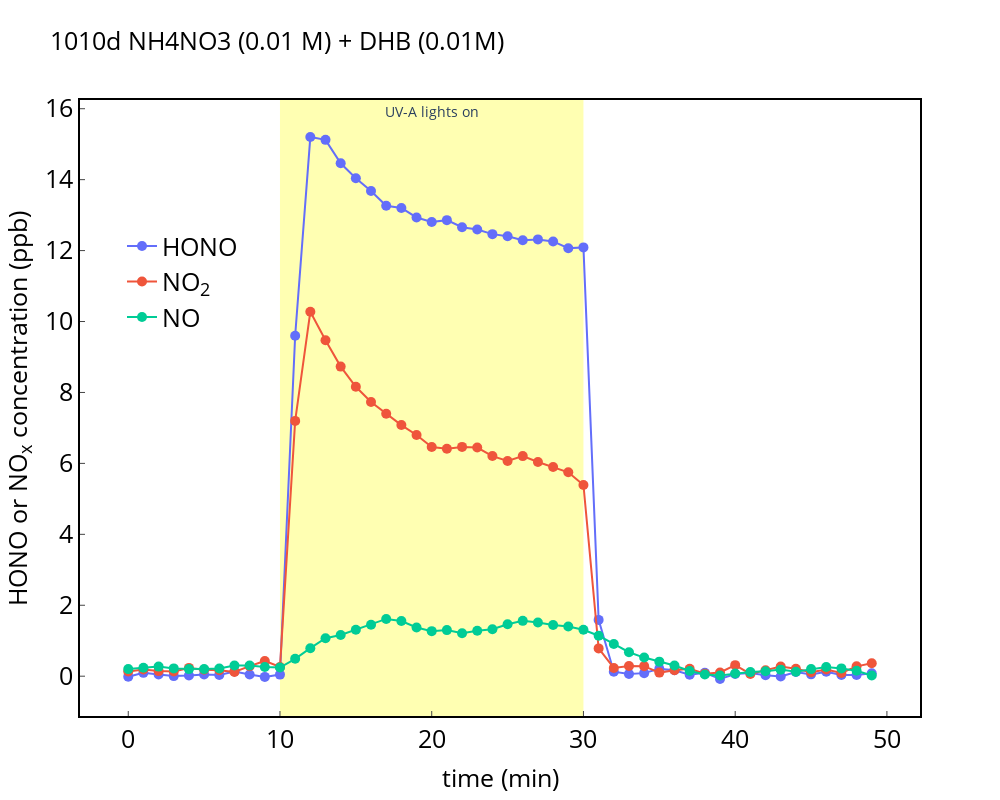

This figure's notebook cell:
### Code cell
nox_path='data/T200_NOx_/2023-10-10_08.15.10_PC14751_T200_NOx.dat'
no2_path='data/NO2_ICAD/2023_10_10_Channel1_Data.dat'
hono_path='data/HONO_ICAD/2023_10_10_Channel1_Data.dat'
# rh_path='data/Humidity_Sensors_/2023-10-05_09.11.20_PC14751_Humidity_Sensors.dat'
rh_path='data/Humidity_Sensors_/2023-10-10_08.15.07_PC14751_Humidity_Sensors.dat'
hono=pd.read_csv(hono_path,sep = '\t', engine='python') #HONO from ICAD
no2=pd.read_csv(no2_path,sep = '\t', engine='python') #NO2 from ICAD
nox=pd.read_csv(nox_path,sep = '\t', header=1, engine='python') #no of nox analyzer
rh=pd.read_csv(rh_path,sep = '\t', header=1, encoding= 'unicode_escape', engine='python') #RH data

#ICAD
hono['Start Date/Time (UTC)']=pd.to_datetime(hono['Start Date/Time (UTC)'])
no2['Start Date/Time (UTC)']=pd.to_datetime(no2['Start Date/Time (UTC)'])

#NOx analyzer
nox['datetime']=nox['Date']+ nox['Time']
nox['time']= pd.to_datetime(nox['datetime'], format='%d.%m.%Y%H:%M:%S') 


#RH sensor
rh['datetime']=rh['Date']+ rh['Time']
rh['time']= pd.to_datetime(rh['datetime'], format='%d.%m.%Y%H:%M:%S') 

hono['Time_correct']=hono['Start Date/Time (UTC)']+timedelta(hours=2, minutes=1)
hono['Time_correct']= pd.to_datetime(hono['Time_correct'], format='%d.%m.%Y%H:%M:%S') 

no2['Time_correct']=no2['Start Date/Time (UTC)']+timedelta(hours=2, minutes=1)
no2['Time_correct']= pd.to_datetime(no2['Time_correct'], format='%d.%m.%Y%H:%M:%S') 


df_hono_icad=pd.DataFrame()
df_no2_icad=pd.DataFrame()
df_rh=pd.DataFrame()
df_nox_t200=pd.DataFrame()

df_hono_icad['time']=hono['Time_correct']
df_no2_icad['time']=no2['Time_correct']
df_nox_t200['time']=nox['time']
df_rh['time']=rh['time']
df_rh['dew_point']=rh['DP7[°C]']
df_hono_icad['hono']=hono['HONO (ppb)']
df_no2_icad['no2']=no2['NO2 (ppb)']
df_nox_t200['no']=nox['NO']
df_nox_t200['NO2']=nox['NO2']

average_interval='60s'
df_hono_icad=df_hono_icad.resample(average_interval,on='time').mean()
df_hono_icad['date_time']=df_hono_icad.index

df_no2_icad=df_no2_icad.resample(average_interval,on='time').mean()
df_no2_icad['date_time']=df_no2_icad.index
df_no2_icad['date_time']= pd.to_datetime(df_no2_icad['date_time']) 

df_rh=df_rh.resample(average_interval,on='time').mean()
df_rh['date_time']=df_rh.index
df_rh['rh']=dp_to_rh (df_rh.dew_point,18)
df_nox_t200=df_nox_t200.resample(average_interval,on='time').mean()
df_nox_t200['date_time']=df_nox_t200.index

df=pd.merge(pd.merge(pd.merge(df_hono_icad,df_no2_icad,on='date_time'),df_nox_t200,on='date_time'),df_rh,on='date_time')
# df=pd.merge(pd.merge(df_hono_icad,df_no2_icad,on='date_time'),df_nox_t200,on='date_time')
# df=pd.merge(df_hono_icad,df_no2_icad,on='date_time')

# correct HONO background
print(df[df['date_time'] == '2023-10-05 8:30:00'])


name='1010d'
time_start=219-10
df=df[time_start:time_start+30+20]
# df=df[time_start:time_start+39]

x_minutes=(df['date_time'] - df['date_time'][time_start]).dt.total_seconds().div(60).astype(int)
df['x_minutes']=x_minutes

x= df.x_minutes
# x= df.date_time

fig_1= go.Figure()
fig_1.add_trace(go.Scatter(x=x,y=df.hono,yaxis = "y1",mode='markers+lines',marker_size=10,line_width=2,name="HONO"))
fig_1.add_trace(go.Scatter(x= x,y=df.no2,yaxis = "y1",mode='markers+lines',marker_size=10,line_width=2,name="NO<sub>2</sub>"))
fig_1.add_trace(go.Scatter(x= x,y=df.no,yaxis = "y1",mode='markers+lines',marker_size=10,line_width=2,name="NO"))

# fig_1.add_trace(go.Scatter(x= x,y=df.rh,yaxis = "y2",mode='markers+lines',marker_size=10,line_width=2,name="RH"))
# fig_1.add_trace(go.Scatter(x= df.date_time,y=df.no+df.no2+df.hono,yaxis = "y1",mode='markers+lines',marker_size=10,line_width=2,name="no"))

fig_1.update_layout(title=name+' NH4NO3 (0.01 M) + DHB (0.01M)',titlefont=dict(color="black",size=25))
# fig_1.update_layout( bargap=0)
fig_1.update_layout(
  plot_bgcolor = 'white',paper_bgcolor = 'white',autosize=False,width=1000, height=800,
    xaxis=dict( title="time (min)",titlefont=dict(color="black",size=25),showline=True, mirror= True,tickfont=dict(color='black',size=25 ),linecolor="black", linewidth=2,ticks='inside'),
    yaxis=dict( title='HONO or NO<sub>x</sub> concentration (ppb)', zeroline=False,
              #  range=[-2,68],
               titlefont=dict(color="black",size=25),mirror= True,tickfont=dict(color='black',size=25 ),linecolor="black", linewidth=2,ticks='inside'),
    yaxis2=dict(title='',titlefont=dict(color="black",size=25),range=[-2,68],tickfont=dict(color="black" ,size=25),ticks='inside',anchor="free",overlaying="y", side="right", position=1, linecolor="black", linewidth=2,showticklabels = True) )
fig_1.update_layout(legend=dict(yanchor="top",y=0.8 ,xanchor="left",x=0.05,  font=dict( size=25,color="black")))
fig_1.update_layout(xaxis=dict(showgrid=False),
              yaxis=dict(showgrid=False)
)

fig_1.add_vrect(x0=10, x1=30,annotation_text="UV-A lights on", annotation_position="top",annotation_font_size=14,fillcolor="yellow", opacity=0.3,layer="below", line_width=0)

config = {'displayModeBar': True}
fig_1.show(config=config)
fig_1.write_html(name+'.html')
fig_1.write_image(name+'.png')

### Figure 1 — Plotly figure (JSON) as saved in the notebook; plotly's stock layout.template omitted (floating-point values rounded to 4 significant figures)
{"data": [{"line": {"width": 2}, "marker": {"size": 10}, "mode": "markers+lines", "name": "HONO", "type": "scatter", "x": [0, 1, 2, 3, 4, 5, 6, 7, 8, 9, 10, 11, 12, 13, 14, 15, 16, 17, 18, 19, 20, 21, 22, 23, 24, 25, 26, 27, 28, 29, 30, 31, 32, 33, 34, 35, 36, 37, 38, 39, 40, 41, 42, 43, 44, 45, 46, 47, 48, 49], "y": [-0.013, 0.0945, 0.04767, 0.002667, 0.02083, 0.04983, 0.03533, 0.1308, 0.0475, -0.0194, 0.045, 9.599, 15.2, 15.12, 14.46, 14.04, 13.68, 13.26, 13.2, 12.93, 12.81, 12.86, 12.66, 12.59, 12.46, 12.4, 12.29, 12.32, 12.26, 12.07, 12.09, 1.587, 0.1267, 0.06283, 0.0864, 0.2063, 0.1655, 0.04267, 0.0955, -0.07767, 0.06017, 0.09117, 0.025, -0.008, 0.1173, 0.0515, 0.1242, 0.03333, 0.0335, 0.08183], "yaxis": "y"}, {"line": {"width": 2}, "marker": {"size": 10}, "mode": "markers+lines", "name": "NO<sub>2</sub>", "type": "scatter", "x": [0, 1, 2, 3, 4, 5, 6, 7, 8, 9, 10, 11, 12, 13, 14, 15, 16, 17, 18, 19, 20, 21, 22, 23, 24, 25, 26, 27, 28, 29, 30, 31, 32, 33, 34, 35, 36, 37, 38, 39, 40, 41, 42, 43, 44, 45, 46, 47, 48, 49], "y": [0.1307, 0.188, 0.1438, 0.1302, 0.2337, 0.1803, 0.1658, 0.1212, 0.2828, 0.43, 0.261, 7.198, 10.28, 9.47, 8.729, 8.159, 7.731, 7.399, 7.081, 6.802, 6.463, 6.412, 6.465, 6.447, 6.206, 6.07, 6.205, 6.04, 5.899, 5.748, 5.391, 0.7838, 0.2318, 0.2885, 0.2834, 0.101, 0.1697, 0.2103, 0.07183, 0.105, 0.3117, 0.0635, 0.1663, 0.2738, 0.212, 0.1147, 0.188, 0.09017, 0.2772, 0.3637], "yaxis": "y"}, {"line": {"width": 2}, "marker": {"size": 10}, "mode": "markers+lines", "name": "NO", "type": "scatter", "x": [0, 1, 2, 3, 4, 5, 6, 7, 8, 9, 10, 11, 12, 13, 14, 15, 16, 17, 18, 19, 20, 21, 22, 23, 24, 25, 26, 27, 28, 29, 30, 31, 32, 33, 34, 35, 36, 37, 38, 39, 40, 41, 42, 43, 44, 45, 46, 47, 48, 49], "y": [0.2, 0.24, 0.27, 0.22, 0.2, 0.2, 0.215, 0.3, 0.3, 0.26, 0.245, 0.49, 0.79, 1.07, 1.16, 1.31, 1.45, 1.615, 1.555, 1.375, 1.27, 1.3, 1.21, 1.28, 1.325, 1.465, 1.56, 1.515, 1.445, 1.4, 1.31, 1.14, 0.91, 0.675, 0.525, 0.41, 0.3, 0.145, 0.05, 0.02, 0.075, 0.1158, 0.14, 0.185, 0.125, 0.2, 0.26, 0.22, 0.155, 0.02], "yaxis": "y"}], "layout": {"annotations": [{"font": {"size": 14}, "showarrow": false, "text": "UV-A lights on", "x": 20, "xanchor": "center", "xref": "x", "y": 1, "yanchor": "top", "yref": "y domain"}], "autosize": false, "height": 800, "legend": {"font": {"color": "black", "size": 25}, "x": 0.05, "xanchor": "left", "y": 0.8, "yanchor": "top"}, "paper_bgcolor": "white", "plot_bgcolor": "white", "shapes": [{"fillcolor": "yellow", "layer": "below", "line": {"width": 0}, "opacity": 0.3, "type": "rect", "x0": 10, "x1": 30, "xref": "x", "y0": 0, "y1": 1, "yref": "y domain"}], "title": {"font": {"color": "black", "size": 25}, "text": "1010d NH4NO3 (0.01 M) + DHB (0.01M)"}, "width": 1000, "xaxis": {"linecolor": "black", "linewidth": 2, "mirror": true, "showgrid": false, "showline": true, "tickfont": {"color": "black", "size": 25}, "ticks": "inside", "title": {"font": {"color": "black", "size": 25}, "text": "time (min)"}}, "yaxis": {"linecolor": "black", "linewidth": 2, "mirror": true, "showgrid": false, "tickfont": {"color": "black", "size": 25}, "ticks": "inside", "title": {"font": {"color": "black", "size": 25}, "text": "HONO or NO<sub>x</sub> concentration (ppb)"}, "zeroline": false}, "yaxis2": {"anchor": "free", "linecolor": "black", "linewidth": 2, "overlaying": "y", "position": 1, "range": [-2, 68], "showticklabels": true, "side": "right", "tickfont": {"color": "black", "size": 25}, "ticks": "inside", "title": {"font": {"color": "black", "size": 25}, "text": ""}}}}
